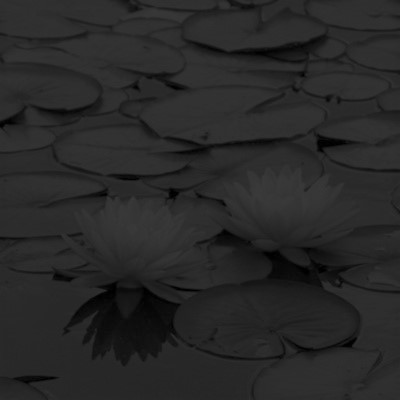
#> input picture Python Initial Project Test/ExamplePicture.jpg, 400 x 400 px, found by its file name
$ python Histogram.py
#> lines starting #> are read from the running program, lines starting #| are printed output that depends on the picture
import cv2
import numpy as np
from matplotlib import pyplot as mt
from os import path as pt

PictureLocation=pt.dirname(__file__)+'\ExamplePicture.jpg'
myPic=cv2.imread(PictureLocation,cv2.IMREAD_GRAYSCALE)
#> myPic is the input picture: shape (400, 400); min 0, max 58, mean 40.2
cv2.imshow('My Picture',myPic)

histr=cv2.calcHist([myPic],[0],None,[256],[0,256])
#> histr = 256 values, max 11119 at index 47, min 0 at index 59, mean 625
mt.plot(histr)
mt.xlim([0,256])

mt.show()
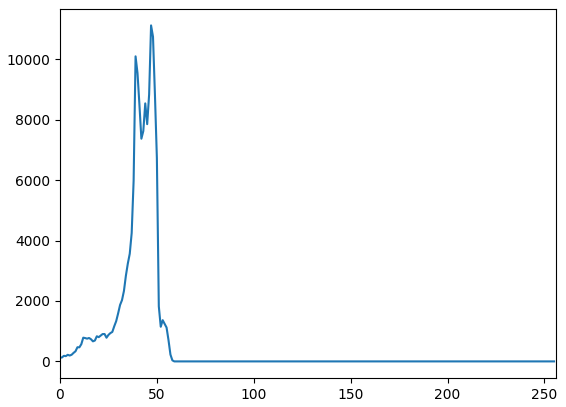
#> figure drawn by matplotlib, 1 panel; curve peaks at x = 47, y = 11119
